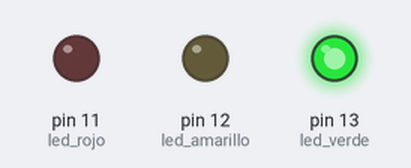
A program run on a simulated Arduino Uno, built with avr-gcc and run on an emulated ATmega328P. Shown: output pins drawn as LEDs (lit = HIGH).

Above: at 1.5 s.
At 3.5 s:
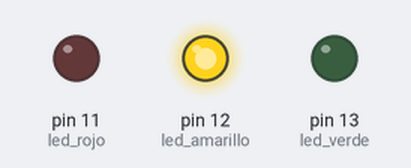
At 5.5 s:
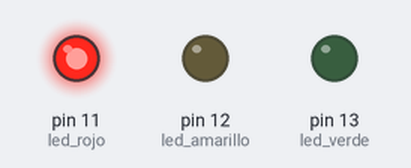
Timing chart, 0 to 10.4 s (numbered marks = the images above):
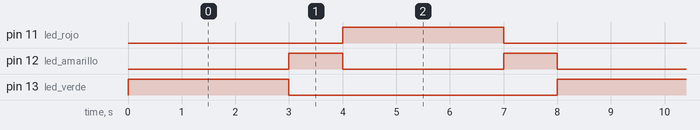

The program:

main.cpp
```cpp
#include <Arduino.h>

int led_rojo = 11;
int led_amarillo =12;
int led_verde =13;

//funcion para encender un led por cierto tiempo
void controlarsemaforo(int led, int tiempo) {
  digitalWrite(led, HIGH);//encender
  delay(tiempo);
  digitalWrite(led, LOW);//apagar

}
void setup() {
  // configuramos los pines como salida
  pinMode(led_rojo,OUTPUT);
  pinMode(led_amarillo,OUTPUT);
  pinMode(led_verde,OUTPUT);
}

void loop() {
  // llamamos a la funcion semaforo con los tiempos deseados
controlarsemaforo(led_verde, 3000); //verde 3 segundos
controlarsemaforo(led_amarillo, 1000);// amarillo 1 segundo
controlarsemaforo(led_rojo, 3000);// rojo 3 segundos
controlarsemaforo(led_amarillo, 1000);// amarillo 1 segundo
}
```

Measured:
- by itself, pin 11 (led_rojo), pin 13 (led_verde): alternates HIGH for 3.0 s and LOW for 5.0 s
- by itself, pin 12 (led_amarillo): alternates HIGH for 1.0 s and LOW for 3.0 s
- by itself, everything shown: repeats every 8.0 s, in 5 steps
